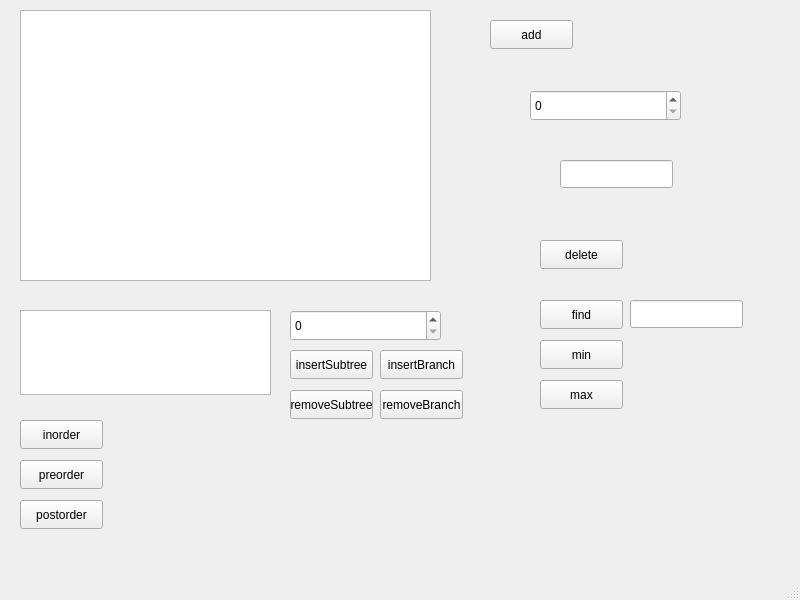
<?xml version="1.0" encoding="UTF-8"?>
<ui version="4.0">
 <class>MainWindow</class>
 <widget class="QMainWindow" name="MainWindow">
  <property name="geometry">
   <rect>
    <x>0</x>
    <y>0</y>
    <width>800</width>
    <height>600</height>
   </rect>
  </property>
  <property name="windowTitle">
   <string>MainWindow</string>
  </property>
  <widget class="QWidget" name="centralwidget">
   <widget class="QTreeView" name="treeView">
    <property name="geometry">
     <rect>
      <x>20</x>
      <y>10</y>
      <width>411</width>
      <height>271</height>
     </rect>
    </property>
   </widget>
   <widget class="QPushButton" name="deleteBtn">
    <property name="geometry">
     <rect>
      <x>540</x>
      <y>240</y>
      <width>83</width>
      <height>29</height>
     </rect>
    </property>
    <property name="text">
     <string>delete</string>
    </property>
   </widget>
   <widget class="QLineEdit" name="value">
    <property name="geometry">
     <rect>
      <x>560</x>
      <y>160</y>
      <width>113</width>
      <height>28</height>
     </rect>
    </property>
   </widget>
   <widget class="QLineEdit" name="valueEdit">
    <property name="geometry">
     <rect>
      <x>630</x>
      <y>300</y>
      <width>113</width>
      <height>28</height>
     </rect>
    </property>
   </widget>
   <widget class="QPushButton" name="findBtn">
    <property name="geometry">
     <rect>
      <x>540</x>
      <y>300</y>
      <width>83</width>
      <height>29</height>
     </rect>
    </property>
    <property name="text">
     <string>find</string>
    </property>
   </widget>
   <widget class="QSpinBox" name="key">
    <property name="geometry">
     <rect>
      <x>530</x>
      <y>90</y>
      <width>151</width>
      <height>31</height>
     </rect>
    </property>
   </widget>
   <widget class="QPushButton" name="addBtn">
    <property name="geometry">
     <rect>
      <x>490</x>
      <y>20</y>
      <width>83</width>
      <height>29</height>
     </rect>
    </property>
    <property name="text">
     <string>add</string>
    </property>
   </widget>
   <widget class="QPushButton" name="minBtn">
    <property name="geometry">
     <rect>
      <x>540</x>
      <y>340</y>
      <width>83</width>
      <height>29</height>
     </rect>
    </property>
    <property name="text">
     <string>min</string>
    </property>
   </widget>
   <widget class="QPushButton" name="maxBtn">
    <property name="geometry">
     <rect>
      <x>540</x>
      <y>380</y>
      <width>83</width>
      <height>29</height>
     </rect>
    </property>
    <property name="text">
     <string>max</string>
    </property>
   </widget>
   <widget class="QTextEdit" name="textEdit">
    <property name="geometry">
     <rect>
      <x>20</x>
      <y>310</y>
      <width>251</width>
      <height>85</height>
     </rect>
    </property>
   </widget>
   <widget class="QPushButton" name="inorderBtn">
    <property name="geometry">
     <rect>
      <x>20</x>
      <y>420</y>
      <width>83</width>
      <height>29</height>
     </rect>
    </property>
    <property name="text">
     <string>inorder</string>
    </property>
   </widget>
   <widget class="QPushButton" name="preorderBtn">
    <property name="geometry">
     <rect>
      <x>20</x>
      <y>460</y>
      <width>83</width>
      <height>29</height>
     </rect>
    </property>
    <property name="text">
     <string>preorder</string>
    </property>
   </widget>
   <widget class="QPushButton" name="postorderBtn">
    <property name="geometry">
     <rect>
      <x>20</x>
      <y>500</y>
      <width>83</width>
      <height>29</height>
     </rect>
    </property>
    <property name="text">
     <string>postorder</string>
    </property>
   </widget>
   <widget class="QSpinBox" name="position">
    <property name="geometry">
     <rect>
      <x>290</x>
      <y>310</y>
      <width>151</width>
      <height>31</height>
     </rect>
    </property>
   </widget>
   <widget class="QPushButton" name="insertSubtreeBtn">
    <property name="geometry">
     <rect>
      <x>290</x>
      <y>350</y>
      <width>83</width>
      <height>29</height>
     </rect>
    </property>
    <property name="text">
     <string>insertSubtree</string>
    </property>
   </widget>
   <widget class="QPushButton" name="insertBranchBtn">
    <property name="geometry">
     <rect>
      <x>380</x>
      <y>350</y>
      <width>83</width>
      <height>29</height>
     </rect>
    </property>
    <property name="text">
     <string>insertBranch</string>
    </property>
   </widget>
   <widget class="QPushButton" name="removeSubtreeBtn">
    <property name="geometry">
     <rect>
      <x>290</x>
      <y>390</y>
      <width>83</width>
      <height>29</height>
     </rect>
    </property>
    <property name="text">
     <string>removeSubtree</string>
    </property>
   </widget>
   <widget class="QPushButton" name="removeBranchBtn">
    <property name="geometry">
     <rect>
      <x>380</x>
      <y>390</y>
      <width>83</width>
      <height>29</height>
     </rect>
    </property>
    <property name="text">
     <string>removeBranch</string>
    </property>
   </widget>
  </widget>
  <widget class="QMenuBar" name="menubar">
   <property name="geometry">
    <rect>
     <x>0</x>
     <y>0</y>
     <width>800</width>
     <height>25</height>
    </rect>
   </property>
  </widget>
  <widget class="QStatusBar" name="statusbar"/>
 </widget>
 <resources/>
 <connections/>
</ui>
